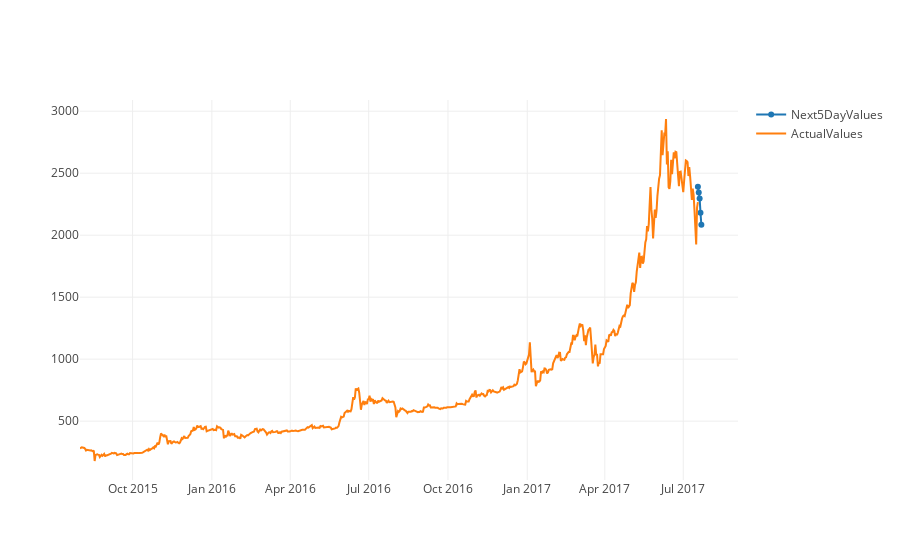

Write notebook code for a chart like this one.
### Code cell
our_Predict = go.Scatter( x = prediction.index, y = prediction.predictionPrice, name = 'Next5DayValues')

iplot([our_Predict, ActualValues])
# Последнее значение во фрейме "Актуальное значение" - значение в реседине дня. Не в конце торгов
#( прогноз от 18 числа) Без затравки

### Figure 1 — Plotly figure (JSON) as saved in the notebook; plotly's stock layout.template omitted (floating-point values rounded to 4 significant figures; data arrays with more than 128 entries replaced by an {"elided": "..."} marker saying what was removed)
{"data": [{"name": "Next5DayValues", "type": "scatter", "x": ["2017-07-18", "2017-07-19", "2017-07-20", "2017-07-21", "2017-07-22"], "y": [2392.0, 2345.0, 2297.0, 2182.0, 2084.0]}, {"name": "ActualValues", "type": "scatter", "x": {"elided": "718 str values"}, "y": {"elided": "718 float values"}}], "layout": {}}
